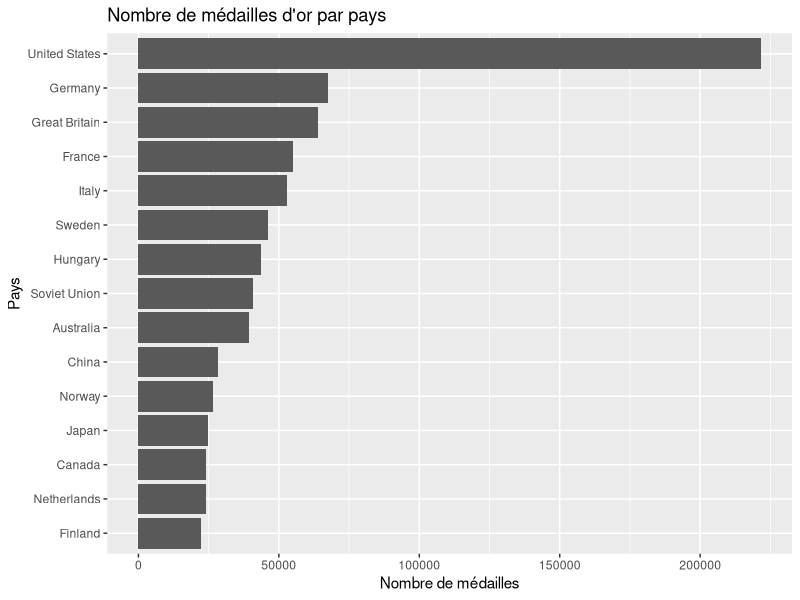

Write R code to recreate this figure.
## ---- chunk 1
library(readr)
library(dplyr)
library(ggplot2)
## ---- chunk 2
dataset = read_csv("data/olympics_athletes_dataset.csv")
## ---- chunk 3
dataset %>% group_by(country_name) %>% summarize(country_golds = sum(country_total_gold, na.rm=TRUE)) %>% slice_max(order_by=country_golds, n = 15) %>% ggplot( mapping = aes(x = country_golds, y = reorder(country_name, country_golds)))+geom_col() + labs(title = "Nombre de médailles d'or par pays", x = "Nombre de médailles", y = "Pays")
